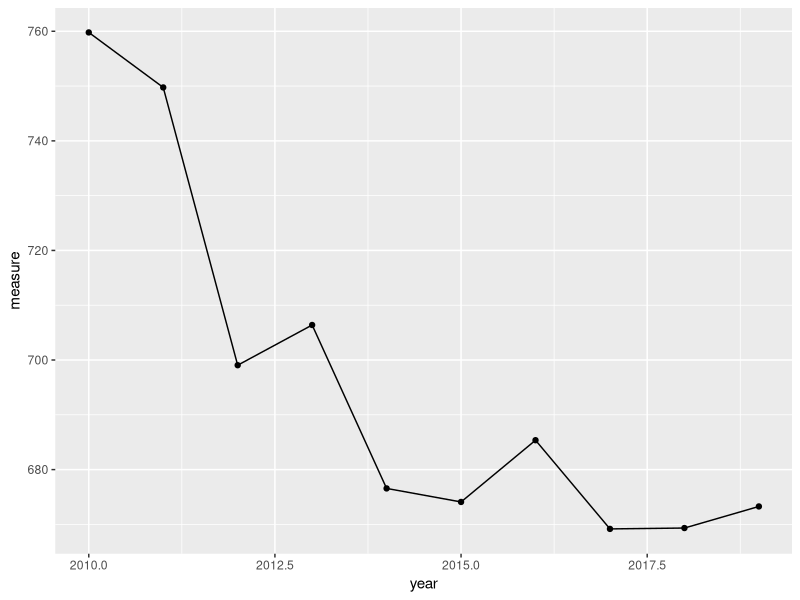
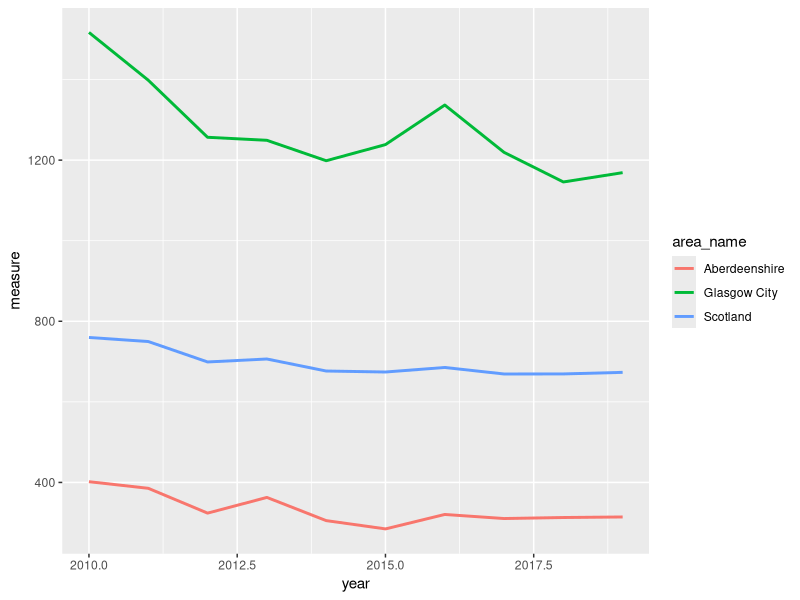
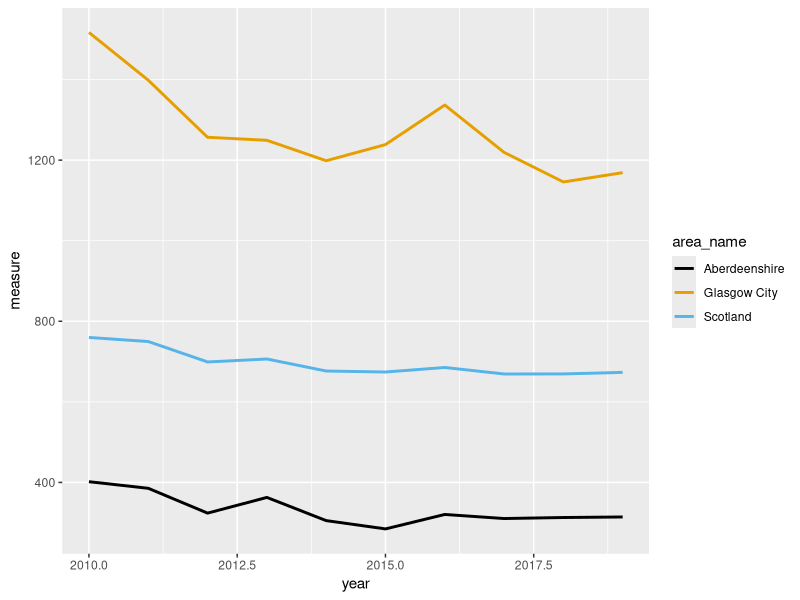
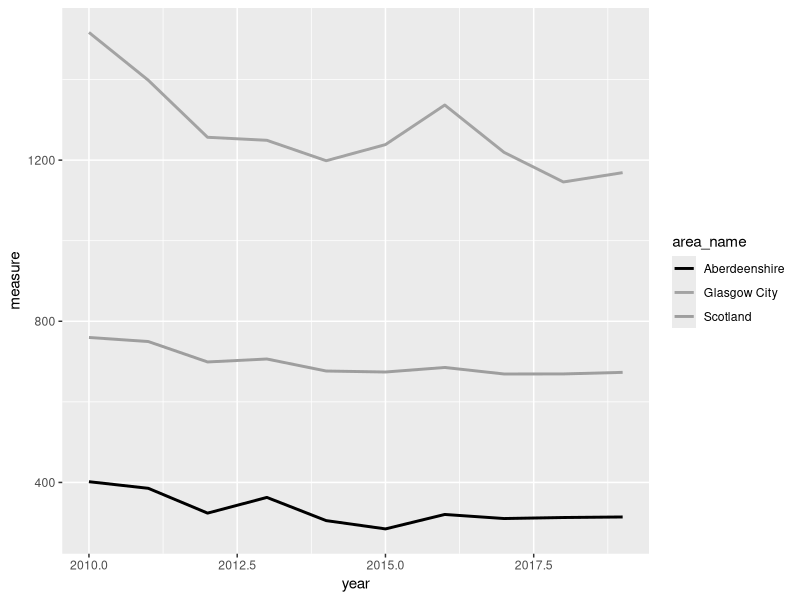
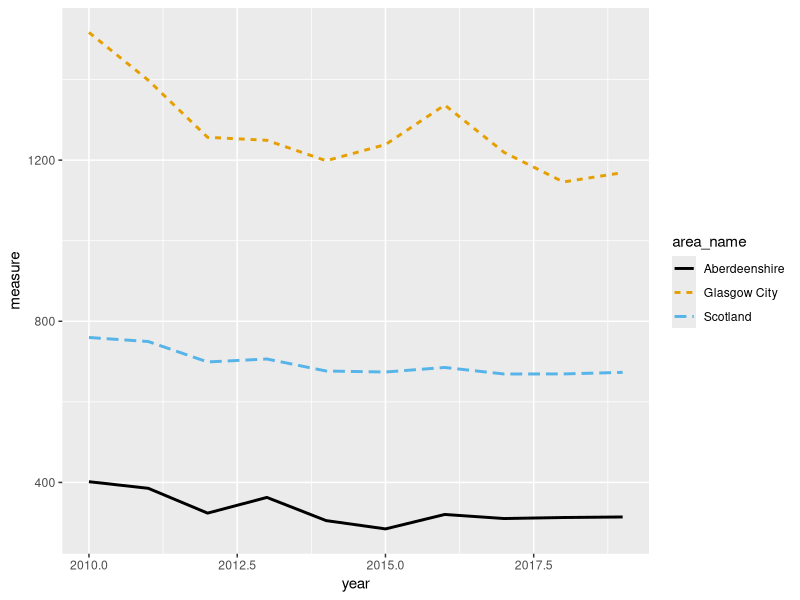
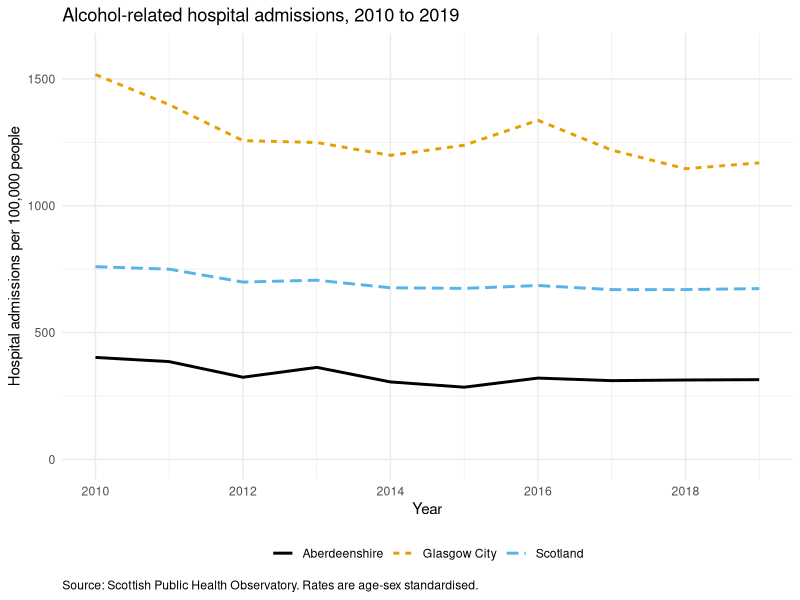
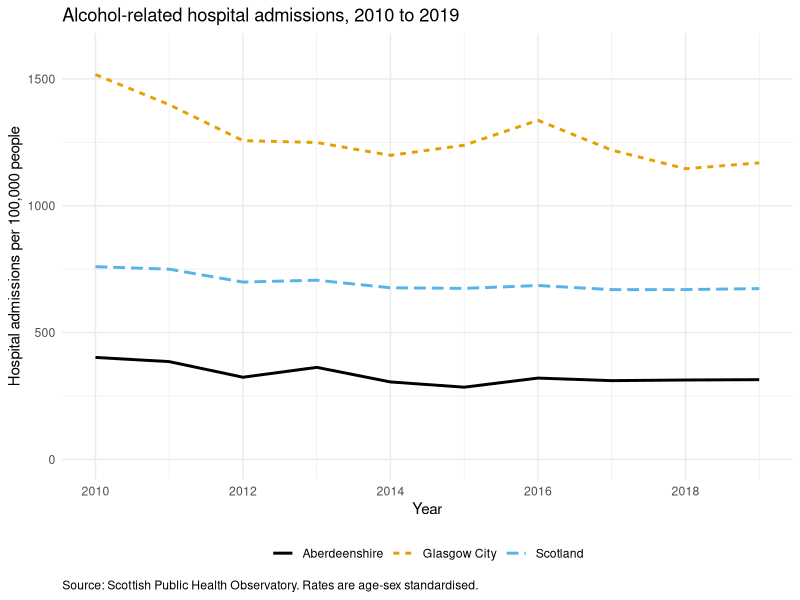
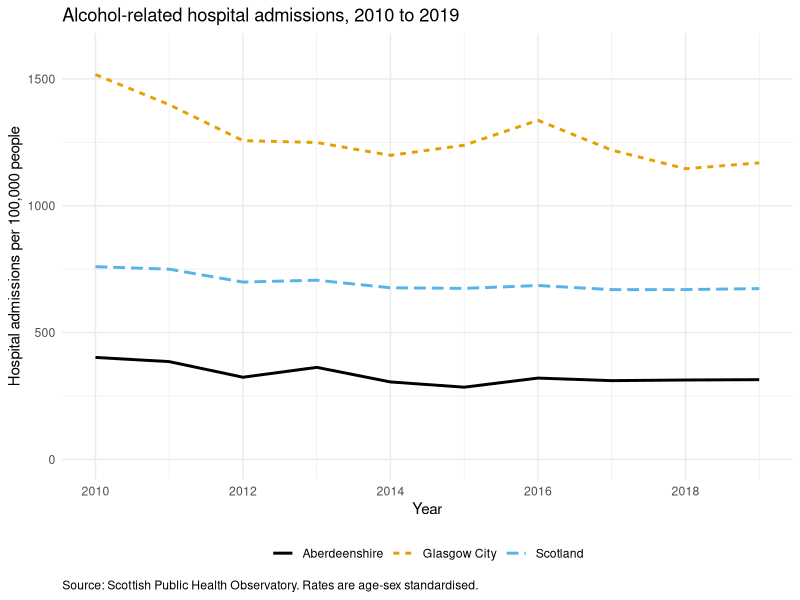

Here is the R script that generated these plots, in order:
## ----Q2, echo=SOLUTIONS, eval=SOLUTIONS---------------------------------------
library(ggplot2)

scotpho <- read.table('data/scotpho_alcohol_admissions.txt', header = TRUE, sep = "\t", stringsAsFactors = TRUE)


## ----Q4, echo=SOLUTIONS, eval=SOLUTIONS, results='hide'-----------------------
str(scotpho)
summary(scotpho)

nrow(scotpho)            # 330

table(scotpho$area_type)
# Council area     Scotland 
#          320           10 

# 33 areas, 10 years each. Every area is complete:
table(scotpho$area_name)
unique(table(scotpho$area_name))   # 10 - so every area has all 10 years

range(scotpho$year)      # 2010 2019

# Why it's worth checking: if an area were missing a year, the line would be
# drawn straight through the gap, joining the points either side of it.
# Nothing would warn you, and the plot would imply data you don't have.


## ----Q5, echo=SOLUTIONS, eval=SOLUTIONS, fig.width=8, fig.height=4.5----------
scot <- scotpho[scotpho$area_name == "Scotland", ]

ggplot(data = scot, aes(x = year, y = measure)) +
  geom_line() +
  geom_point()

# What is wrong with this plot for anyone other than you?
#  - the axes are labelled year and measure, which are column names rather
#    than English
#  - there are no units anywhere, so 673 could be anything
#  - there is no title, so the reader does not know what is being counted
#  - the x axis is broken at 2010, 2012.5, 2015 and 2017.5, and there is no
#    such year as 2012.5
#  - the y axis runs from about 665 to 764 rather than from zero, which
#    exaggerates the decline
#  - there is nothing to say where the data came from
#
# The plot is not wrong. It is just not very useful to anybody who doesn't already
# have the dataset.


## ----Q6, echo=SOLUTIONS, eval=SOLUTIONS, results='hide', fig.width=8, fig.height=4.5----
# a) the three areas in one dataframe
areas <- c("Scotland", "Glasgow City", "Aberdeenshire")

three_areas <- scotpho[scotpho$area_name %in% areas, ]

nrow(three_areas)   # 30 - three areas, ten years each

# b) one geom_line(), three lines, and a legend you didn't have to write
ggplot(data = three_areas, aes(x = year, y = measure, colour = area_name)) +
  geom_line(linewidth = 1)

# Glasgow City is roughly twice the Scottish average and Aberdeenshire is
# roughly half of it. In 2019 the rates were 1169, 673 and 314 admissions per
# 100,000. The national line, on its own, describes almost nobody.


## ----Q7, echo=SOLUTIONS, eval=SOLUTIONS, results='hide', fig.width=8, fig.height=4.5----
# a) a colour-blind friendly palette
cols <- palette.colors(3, palette = "Okabe-Ito")
cols
# "#000000" "#E69F00" "#56B4E9"   black, orange, sky blue

ggplot(data = three_areas, aes(x = year, y = measure, colour = area_name)) +
  geom_line(linewidth = 1) +
  scale_colour_manual(values = cols)

# b) the same plot in greyscale
greys <- grey(c(0, 0.64, 0.62))

ggplot(data = three_areas, aes(x = year, y = measure, colour = area_name)) +
  geom_line(linewidth = 1) +
  scale_colour_manual(values = greys)

# The orange and the sky blue are different enough on screen, but in grey they
# come out at 0.64 and 0.62, which is practically the same. Anyone printing
# your poster in black and white can't tell Glasgow from Scotland.

# c) a second cue, so the plot still works with no colour at all
ggplot(data = three_areas,
       aes(x = year, y = measure, colour = area_name, linetype = area_name)) +
  geom_line(linewidth = 1) +
  scale_colour_manual(values = cols)

# mapping both colour and linetype to the same variable gives you a single
# legend showing both, which is what you want. Try it with greys instead of
# cols and you'll find the plot still reads perfectly well.


## ----Q8, echo=SOLUTIONS, eval=SOLUTIONS, fig.width=9, fig.height=5------------
ggplot(data = three_areas,
       aes(x = year, y = measure, colour = area_name, linetype = area_name)) +
  geom_line(linewidth = 1) +
  scale_colour_manual(values = cols) +
  scale_x_continuous(breaks = seq(2010, 2019, by = 2)) +
  scale_y_continuous(limits = c(0, 1600)) +
  labs(x = "Year",
       y = "Hospital admissions per 100,000 people",
       title = "Alcohol-related hospital admissions, 2010 to 2019",
       caption = "Source: Scottish Public Health Observatory. Rates are age-sex standardised.",
       colour = NULL, linetype = NULL) +
  theme_minimal() +
  theme(legend.position = "bottom", plot.caption = element_text(hjust = 0))

# plot.caption = element_text(hjust = 0) pushes the source note over to the
# left. ggplot right aligns it by default, which doesn't look quite right.

# Should the y axis start at zero?
# Starting at zero, as here, shows the true relative size of the difference
# between the areas, and Glasgow really is about four times Aberdeenshire.
# Starting at the minimum instead would fill the panel with the year to year
# wiggles and make a fairly modest national decline look dramatic. For a rate
# like this, where zero is meaningful and the comparison between areas is the
# point, starting at zero is the honest choice. For something like average age,
# where zero is nowhere near the data, it wouldn't make much sense. Whichever
# you go for, just be able to say why.


## ----Q9, echo=SOLUTIONS, eval=SOLUTIONS, fig.width=9, fig.height=5------------
# give the plot a name. Nothing is drawn until you ask for it by name
admissions_plot <- ggplot(data = three_areas,
       aes(x = year, y = measure, colour = area_name, linetype = area_name)) +
  geom_line(linewidth = 1) +
  scale_colour_manual(values = cols) +
  scale_x_continuous(breaks = seq(2010, 2019, by = 2)) +
  scale_y_continuous(limits = c(0, 1600)) +
  labs(x = "Year",
       y = "Hospital admissions per 100,000 people",
       title = "Alcohol-related hospital admissions, 2010 to 2019",
       caption = "Source: Scottish Public Health Observatory. Rates are age-sex standardised.",
       colour = NULL, linetype = NULL) +
  theme_minimal() +
  theme(legend.position = "bottom", plot.caption = element_text(hjust = 0))

admissions_plot     # draw it in the plot pane

# pdf: a vector format, so it stays sharp at any size. Sizes are in inches.
ggsave('output/ex6_admissions.pdf', plot = admissions_plot,
       width = 10, height = 5.625, units = "in")

# png: pixels, so the resolution matters. 10 x 5.625 inches at 300 dpi gives
# you a 3000 x 1687 pixel image that will print cleanly.
ggsave('output/ex6_admissions.png', plot = admissions_plot,
       width = 10, height = 5.625, units = "in", dpi = 300)

# Use the pdf for anything going to a printer and the png for anything going
# into a Word document, PowerPoint or a web page. If your poster template asks
# for a particular figure size, set width and height to that size here rather
# than resizing the image afterwards, which is what makes text look squashed
# or fuzzy.

# If you leave out plot = admissions_plot, ggsave() saves the last plot you
# drew. That's usually the one you wanted, but not always, so naming it is
# safer.
